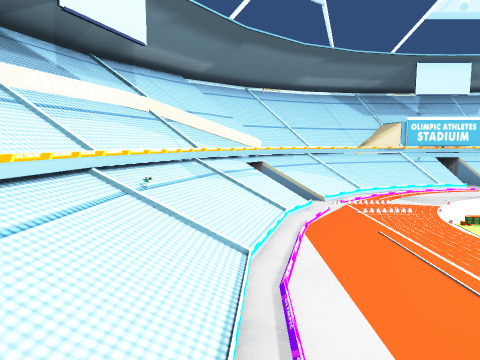
view 1 (above)

18 first-person views from a walk through a 3-D level made in the Unity game engine. The camera is 1.3 m above the floor, tilts 6° down and sees 70° across. The floor is counted in squares, 1 m on a side. Each view is taken from the middle of a square. On the plan, view 1 faces up. The plan holds only what a view shows up to about 15 squares ahead; the rest is blank. The player is left out. Some surface patterns are stand-ins.

view 2
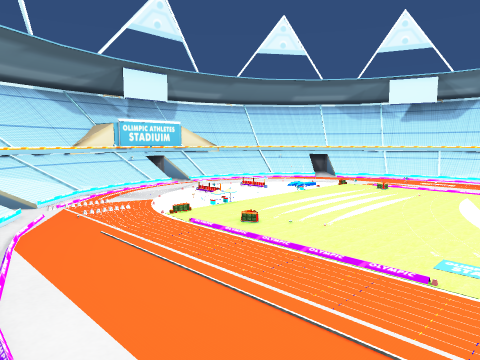

view 3
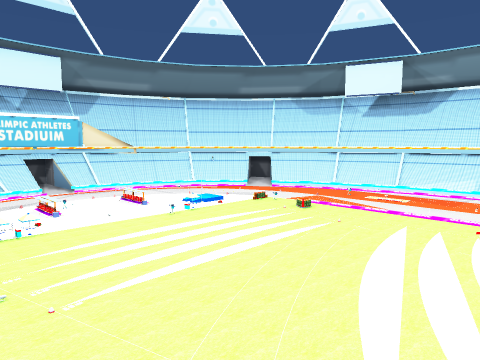

view 4
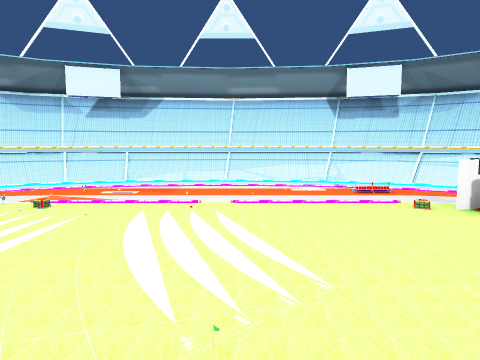

view 5
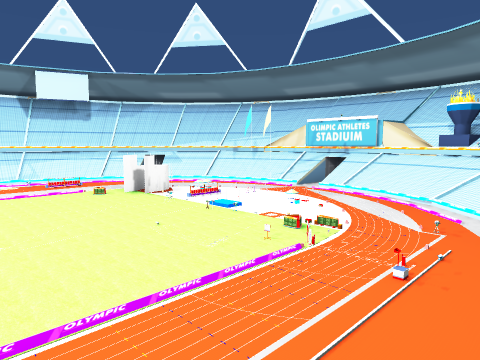

view 6
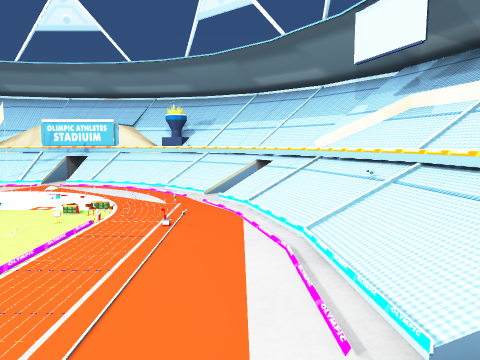

view 7
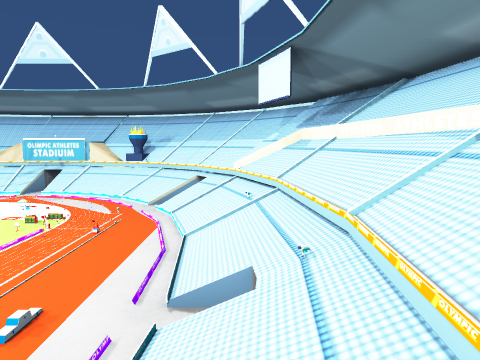

view 8
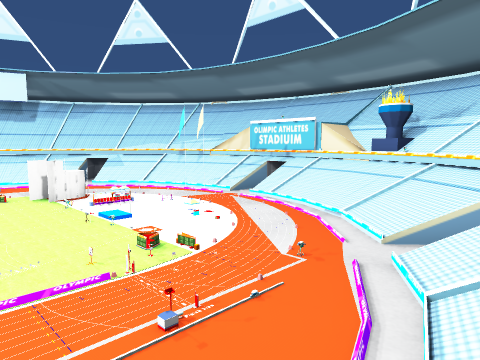

view 9
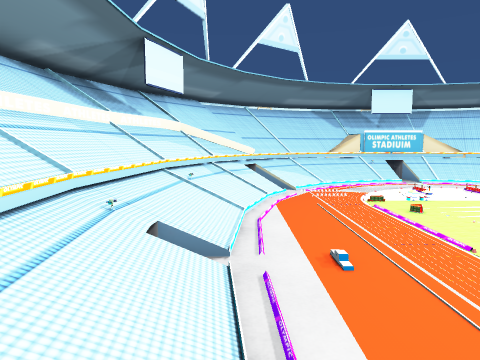

view 10
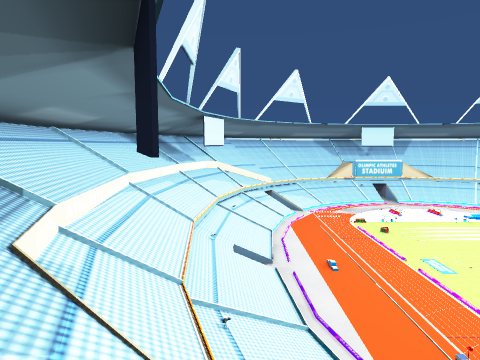

view 11
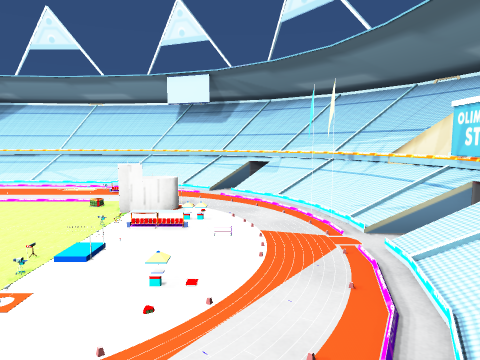

view 12
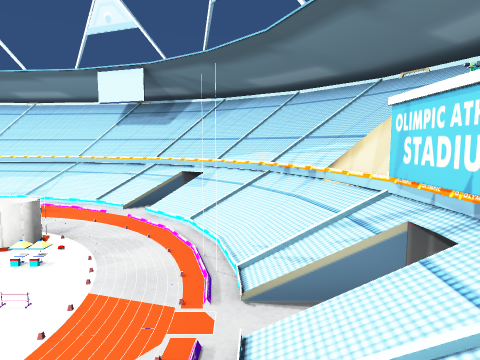

view 13
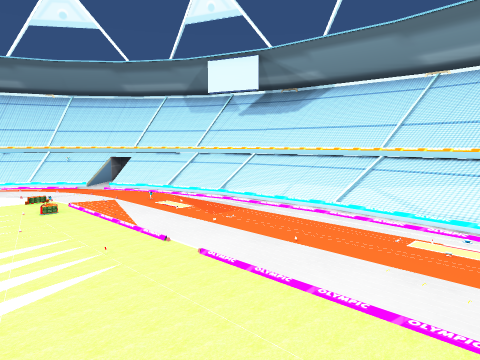

view 14
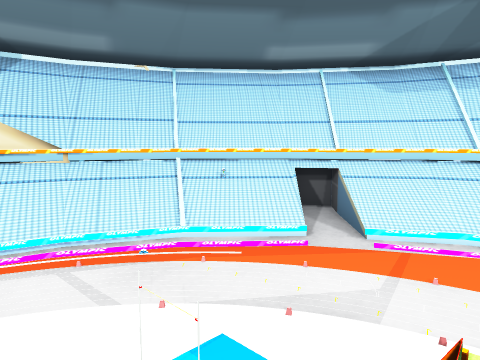

view 15
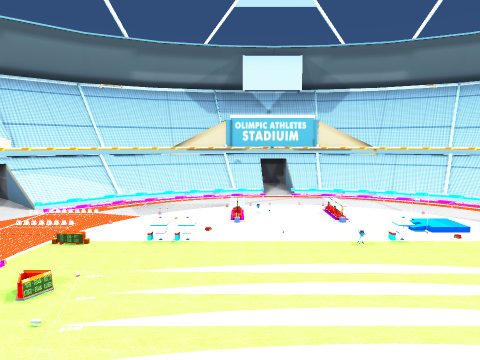

view 16
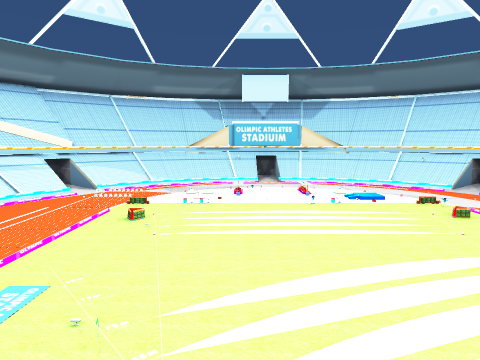

view 17
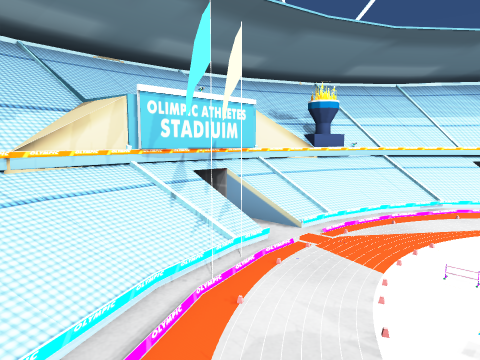

view 18
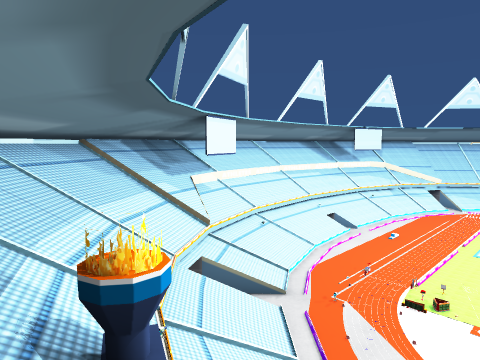

### Floor plan
Key: @ floor where view 1 was taken; # wall or solid block; . main floor; : floor 2 m higher than the main floor; / step, stairs or slope; = window, fence, low wall or low ledge; ^ raised ledge; v drop or lower ground; F flag; T torch; O other object.
Columns run from 5 left of view 1 to 20 right of it. Each row starts with its distance up from view 1.
 15         v^^^^^^^v
 14      v^^^ #    ##^^v
 13     v^^#==#   #===#^v
 12    v^^==//=####///= ^v
 11    ^  /////////////  ^v
 10   ^ =///////./////// #^v
  9  ^^#=/////.....//////=^^
  8  ##=//./........./=///=^
  7  #=/////.../...../////=^v
  6  ##=///.......O..////=/ ^
  5 ###=///...........///=/=^
  4 ##////...........//////=^
  3 ##////..........././///=^v
  2 ##////.............////=^v
  1 ##///...............///=^^
  0 #=///@..............///=^^
 -1 ##////.............////=^v
 -2 ##////..........././///=^
 -3 ##////...........//////=^
 -4 ###=///........O.////=/=^
 -5 ###=///.......OO..///=/ ^
 -6  ^#=///........../////=^^
 -7  ^#=//./........././//=^v
 -8  ^##//////....F////// ^^
 -9  v^# ///////.///////  ^v
-10   ^^# //////#////// #^^
-11    ^^  /#T=vvv=///# ^^
-12     ^^#=///: ://==#^^
-13      ^^^ =^   ^=#^^^
-14        #^^^^^^^ ^^

Positions as (right, up) in squares from view 1, and headings:
1: (0, 0), facing up
2: (0, 0), facing up-right
3: (4, 0), facing up-right
4: (3, 0), facing right
5: (1, 0), facing down-right
6: (1, 2), facing down
7: (-1, 4), facing down
8: (0, -2), facing down-right
9: (0, -4), facing up
10: (-1, -8), facing up
11: (2, -7), facing right
12: (4, -9), facing right
13: (8, -3), facing up-right
14: (8, 5), facing up-right
15: (6, 1), facing up
16: (6, -2), facing up
17: (11, -6), facing down-left
18: (6, -12), facing up-left
